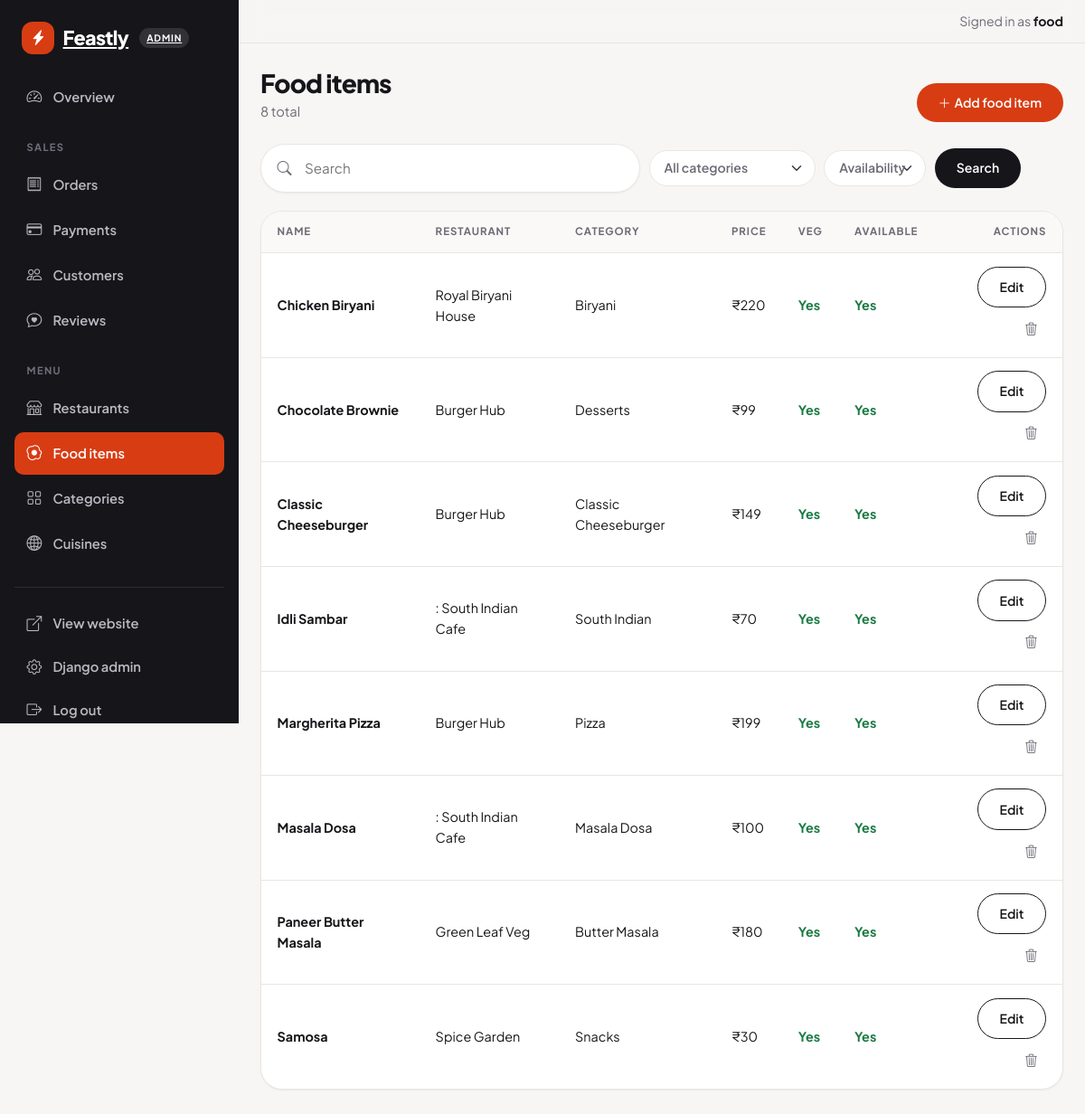
Screenshot of /dashboard/foods/ (signed in) with the database file from the repository.
### menu/models.py (models this page shows, shortened)
class FoodItem(TimeStampedModel):
    restaurant = models.ForeignKey("restaurants.Restaurant", on_delete=models.CASCADE, related_name="food_items")
    category = models.ForeignKey(Category, on_delete=models.PROTECT, related_name="food_items")
    name = models.CharField(max_length=120)
    slug = models.SlugField(max_length=140, unique=True, blank=True)
    description = models.CharField(max_length=255)
    ingredients = models.TextField(blank=True, help_text="Comma-separated, e.g. Chicken, Lettuce, Brioche bun")
    price = models.DecimalField(max_digits=8, decimal_places=2)
    is_veg = models.BooleanField(default=True)
    is_available = models.BooleanField(default=True)
    is_popular = models.BooleanField(default=False, help_text="Show in the Popular section on the home page.")
    avg_rating = models.DecimalField(max_digits=3, decimal_places=2, default=0, editable=False)
    review_count = models.PositiveIntegerField(default=0, editable=False)
    class Meta:
        ordering = ["name"]
        indexes = [
            models.Index(fields=["category", "is_available"]),
            models.Index(fields=["restaurant", "is_available"]),
            models.Index(fields=["is_popular", "-avg_rating"]),
            models.Index(fields=["is_veg"]),
        ]
        constraints = [
            models.CheckConstraint(condition=models.Q(price__gte=0), name="menu_fooditem_price_non_negative"),
        ]

class Category(TimeStampedModel):
    name = models.CharField(max_length=60, unique=True)
    slug = models.SlugField(max_length=70, unique=True, blank=True)
    icon = models.CharField(max_length=50, blank=True, help_text="Bootstrap Icons class, e.g. bi-cup-hot")
    image = models.ImageField(upload_to="categories/", blank=True)
    display_order = models.PositiveSmallIntegerField(default=0)
    is_active = models.BooleanField(default=True)
    class Meta:
        ordering = ["display_order", "name"]
        verbose_name_plural = "categories"

### restaurants/models.py (models this page shows, shortened)
class Restaurant(TimeStampedModel):
    class PriceRange(models.IntegerChoices):
        BUDGET = 1, "₹"
        MODERATE = 2, "₹₹"
        PREMIUM = 3, "₹₹₹"
    name = models.CharField(max_length=120)
    slug = models.SlugField(max_length=140, unique=True, blank=True)
    description = models.TextField(blank=True)
    image = models.ImageField(upload_to="restaurants/", blank=True)
    cuisines = models.ManyToManyField(Cuisine, related_name="restaurants", blank=True)
    location = models.CharField(max_length=150, help_text="Neighbourhood or area, e.g. Bandra West")
    city = models.CharField(max_length=80)
    price_range = models.PositiveSmallIntegerField(choices=PriceRange.choices, default=PriceRange.MODERATE)
    delivery_time_minutes = models.PositiveSmallIntegerField(default=30)
    delivery_fee = models.DecimalField(max_digits=6, decimal_places=2, default=0)
    min_order_amount = models.DecimalField(max_digits=8, decimal_places=2, default=0)
    is_veg_only = models.BooleanField(default=False)
    is_open = models.BooleanField(default=True, help_text="Untick to mark the restaurant closed / not accepting orders.")
    avg_rating = models.DecimalField(max_digits=3, decimal_places=2, default=0, editable=False)
    review_count = models.PositiveIntegerField(default=0, editable=False)
    class Meta:
        ordering = ["-avg_rating", "name"]
        indexes = [
            models.Index(fields=["is_open", "-avg_rating"]),
            models.Index(fields=["city", "price_range"]),
            models.Index(fields=["delivery_time_minutes"]),
        ]

### dashboard/views.py (the view)
class ResourceListView(StaffRequiredMixin, ListView):
    template_name = "dashboard/list.html"
    paginate_by = 12
    context_object_name = "page_items"
    resource = None  # set in urls.py
    def get_queryset(self):
        resource, params = self.resource, self.request.GET
        queryset = resource.queryset()
        query = params.get("q", "").strip()
        if query and resource.search_fields:
            condition = Q()
            for field in resource.search_fields:
                condition |= Q(**{f"{field}__icontains": query})
            queryset = queryset.filter(condition)
        for option in resource.filters:
            value = params.get(option["param"], "")
            if value:
                queryset = queryset.filter(**{option["field"]: value})
        return queryset
    def get_context_data(self, **kwargs):
        context = super().get_context_data(**kwargs)
        resource, params = self.resource, self.request.GET
        rows = [
            {"obj": obj, "actions": [action for action in resource.actions if action.visible(obj)]}
            for obj in context["page_obj"].object_list
        ]
        filters = [
            {
                "param": option["param"],
                "label": option["label"],
                "choices": [(str(value), label) for value, label in option["choices"]()],
                "selected": params.get(option["param"], ""),
            }
            for option in resource.filters
        ]
        other_params = params.copy()
        other_params.pop("page", None)
        context.update(
            resource=resource, active=resource.key, rows=rows, filters=filters,
            query=params.get("q", "").strip(), query_string=other_params.urlencode(),
            has_filters=bool(other_params),
        )
        return context

### templates/dashboard/list.html (shortened to what this page needs)
{% extends "dashboard/layout.html" %}
{% block content %}
<div class="dash-head">
  <div>
    <h1 class="dash-title">{{ resource.plural }}</h1>
    <p class="dash-sub">{{ page_obj.paginator.count }} total</p>
  </div>
  {% if resource.has_form %}
    <a href="{% url 'dashboard:'|add:resource.key|add:'_add' %}" class="btn btn-accent btn-sm">
      <i class="bi bi-plus-lg me-1"></i>Add {{ resource.singular }}
    </a>
  {% endif %}
</div>
<form method="get" class="dash-toolbar" role="search">
  {% if resource.search_fields %}
    <div class="search-bar dash-search">
      <i class="bi bi-search" aria-hidden="true"></i>
      <input type="search" id="dashSearch" name="q" value="{{ query }}" placeholder="{{ resource.search_hint }}" autocomplete="off">
    </div>
  {% endif %}
  {% for option in filters %}
    <div>
      <select class="form-select dash-filter {% if option.selected %}is-filtered{% endif %}" id="filter-{{ option.param }}"
              name="{{ option.param }}" onchange="this.form.submit()">
        <option value="">{{ option.label }}</option>
      </select>
    </div>
  {% endfor %}
  <button type="submit" class="btn btn-ink btn-sm">Search</button>
</form>
{% if rows %}
<div class="dash-card dash-card-flush">
  <div class="dash-table-wrap">
    <table class="dash-table">
      <thead>
        <tr>
          {% for column in resource.columns %}<th scope="col">{{ column.label }}</th>{% endfor %}
          <th scope="col" class="text-end">Actions</th>
        </tr>
      </thead>
      <tbody>
        {% load dashboard_extras %}
        {% for row in rows %}
          <tr>
            {% for column in resource.columns %}
              {% with value=row.obj|cell:column.key %}
              <td data-label="{{ column.label }}">
                {% if column.kind == "link" %}
                  {% if resource.detail_url %}
                    <a class="dash-cell-link" href="{% url resource.detail_url row.obj.order_number %}">{{ value }}</a>
                  {% elif resource.has_form %}
                    <a class="dash-cell-link" href="{% url 'dashboard:'|add:resource.key|add:'_edit' row.obj.pk %}">{{ value }}</a>
                  {% else %}{{ value }}{% endif %}
                {% elif column.kind == "bool" %}
                  <span class="yes-no {% if value %}is-yes{% endif %}">{% if value %}Yes{% else %}No{% endif %}</span>
                {% elif column.kind == "money" %}
                  {% if value is None %}&mdash;{% else %}₹{{ value|floatformat:"-2" }}{% endif %}
                {% elif column.kind == "date" %}{{ value|date:"d M Y" }}
                {% elif column.kind == "datetime" %}{{ value|date:"d M Y, g:i A" }}
                {% elif column.kind == "badge" %}
                  <span class="badge-soft {{ row.obj|cell:column.badge_key|badge_class }}">{{ value }}</span>
                {% elif column.kind == "rating" %}
                  <span class="rating-cell"><i class="bi bi-star-fill"></i> {{ value|floatformat:"-1" }}</span>
                {% elif column.kind == "minutes" %}{{ value }} min
                {% elif column.kind == "text" %}{{ value|truncatechars:60|default:"&mdash;" }}
                {% else %}{{ value|default_if_none:"&mdash;" }}{% endif %}
              </td>
              {% endwith %}
            {% endfor %}
            <td class="text-end" data-label="Actions">
              <div class="row-actions">
                {% if resource.detail_url %}
                  <a href="{% url resource.detail_url row.obj.order_number %}" class="btn btn-outline-ink btn-sm">View</a>
                {% elif resource.has_form %}
                  <a href="{% url 'dashboard:'|add:resource.key|add:'_edit' row.obj.pk %}" class="btn btn-outline-ink btn-sm">Edit</a>
                {% endif %}
                {% if resource.deletable %}
                  <form method="post" action="{% url 'dashboard:delete' resource.key row.obj.pk %}"
                        data-confirm="This cannot be undone." data-confirm-title="Delete this {{ resource.singular }}?" data-confirm-label="Delete">
                    <button type="submit" class="icon-action" aria-label="Delete"><i class="bi bi-trash3"></i></button>
                  </form>
                {% endif %}
              </div>
            </td>
          </tr>
        {% endfor %}
      </tbody>
    </table>
  </div>
</div>
{% endif %}
{% endblock %}

### templates/dashboard/layout.html (shortened to what this page needs)
{% load static %}<!DOCTYPE html>
<html lang="en">
<head>
  <link href="https://cdn.jsdelivr.net/npm/bootstrap@5.3.3/dist/css/bootstrap.min.css" rel="stylesheet">
  <link href="https://cdn.jsdelivr.net/npm/bootstrap-icons@1.11.3/font/bootstrap-icons.min.css" rel="stylesheet">
  <link href="{% static 'css/main.css' %}" rel="stylesheet">
  <link href="{% static 'css/components.css' %}" rel="stylesheet">
  <link href="{% static 'css/dashboard.css' %}" rel="stylesheet">
</head>
<body class="dash-body">
  <div class="dash">
    <aside class="dash-sidebar" id="dashSidebar" aria-label="Dashboard menu">
      <a class="brand brand-light" href="{% url 'dashboard:overview' %}">
        <span class="brand-mark"><i class="bi bi-lightning-charge-fill"></i></span>
        Feastly <span class="dash-tag">Admin</span>
      </a>
      <nav class="dash-nav">
        <a class="dash-link {% if active == 'overview' %}is-active{% endif %}" href="{% url 'dashboard:overview' %}"><i class="bi bi-speedometer2"></i> Overview</a>
        <p class="dash-group">Sales</p>
        <a class="dash-link {% if active == 'orders' %}is-active{% endif %}" href="{% url 'dashboard:orders_list' %}"><i class="bi bi-receipt"></i> Orders</a>
        <a class="dash-link {% if active == 'payments' %}is-active{% endif %}" href="{% url 'dashboard:payments_list' %}"><i class="bi bi-credit-card"></i> Payments</a>
        <a class="dash-link {% if active == 'customers' %}is-active{% endif %}" href="{% url 'dashboard:customers_list' %}"><i class="bi bi-people"></i> Customers</a>
        <a class="dash-link {% if active == 'reviews' %}is-active{% endif %}" href="{% url 'dashboard:reviews_list' %}"><i class="bi bi-chat-heart"></i> Reviews</a>
        <p class="dash-group">Menu</p>
        <a class="dash-link {% if active == 'restaurants' %}is-active{% endif %}" href="{% url 'dashboard:restaurants_list' %}"><i class="bi bi-shop"></i> Restaurants</a>
        <a class="dash-link {% if active == 'foods' %}is-active{% endif %}" href="{% url 'dashboard:foods_list' %}"><i class="bi bi-egg-fried"></i> Food items</a>
        <a class="dash-link {% if active == 'categories' %}is-active{% endif %}" href="{% url 'dashboard:categories_list' %}"><i class="bi bi-grid"></i> Categories</a>
        <a class="dash-link {% if active == 'cuisines' %}is-active{% endif %}" href="{% url 'dashboard:cuisines_list' %}"><i class="bi bi-globe2"></i> Cuisines</a>
      </nav>
      <div class="dash-foot">
        <a class="dash-link" href="{% url 'home' %}"><i class="bi bi-box-arrow-up-right"></i> View website</a>
        <a class="dash-link" href="{% url 'admin:index' %}"><i class="bi bi-gear"></i> Django admin</a>
        <form method="post" action="{% url 'accounts:logout' %}">
          <button type="submit" class="dash-link dash-logout"><i class="bi bi-box-arrow-right"></i> Log out</button>
        </form>
      </div>
    </aside>
    <div class="dash-main">
      <header class="dash-topbar">
        <span class="dash-welcome">Signed in as <strong>{{ user.username }}</strong></span>
      </header>
      <main class="dash-content" id="main-content">
        {% block content %}{% endblock %}
      </main>
    </div>
  </div>
</body>
</html>

### rows the page displays
FoodItem: columns "Chicken Biryani", columns "Royal Biryani House" "Biryani", columns "220"
FoodItem: columns "Chocolate Brownie", columns "Burger Hub" "Desserts", columns "99"
FoodItem: columns "Classic Cheeseburger", columns "Burger Hub" "Classic Cheeseburger", columns "149"
FoodItem: columns "Idli Sambar", columns ": South Indian Cafe" "South Indian", columns "70"
FoodItem: columns "Margherita Pizza", columns "Burger Hub" "Pizza", columns "199"
FoodItem: columns "Masala Dosa", columns ": South Indian Cafe" "Masala Dosa", columns "100"
FoodItem: columns "Paneer Butter Masala", columns "Green Leaf Veg" "Butter Masala", columns "180"
FoodItem: columns "Samosa", columns "Spice Garden" "Snacks", columns "30"

### other values shown
{{ user.username }} "food"
{{ resource.plural }} "Food items"
{{ page_obj.paginator.count }} "8"
{{ resource.singular }} "food item"
{{ column.label }} "NAME" "RESTAURANT" "CATEGORY" "PRICE" "VEG" "AVAILABLE"
form field category "All categories"
form field available "Availability"
